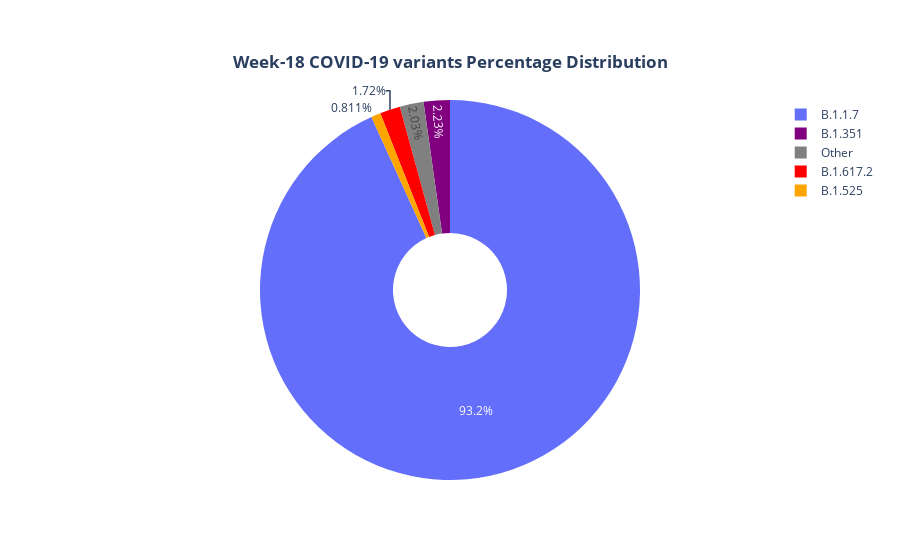

Notebook code cell kept with this figure:
### Markdown cell above
### Pie chart to visualize COVID-19 variants distribution by week 18

We can see from the figure that delta variant was not prominent in the first 18 weeks of this year

### Code cell
pie_vis1 = go.Pie(values=top5_week18_variant_germany_grp['percent_variant'].values,
                labels=top5_week18_variant_germany_grp['variant'].values,
                hole=0.3
               )
 

layout = go.Layout(title={        
        'text': "<b>Week-18 COVID-19 variants Percentage Distribution</b>",
        'y':0.9,
        'x':0.5,
        'xanchor': 'center',
        'yanchor': 'top'})

fig = go.Figure(data=[pie_vis1], layout=layout)
fig.update_traces(marker=dict(colors=['light_blue', 'purple', 'grey','red','orange']))
py.iplot(fig)

### Figure 1 — Plotly figure (JSON) as saved in the notebook; plotly's stock layout.template omitted (floating-point values rounded to 4 significant figures)
{"data": [{"hole": 0.3, "labels": ["B.1.1.7", "B.1.351", "Other", "B.1.617.2", "B.1.525"], "marker": {"colors": ["light_blue", "purple", "grey", "red", "orange"]}, "type": "pie", "values": [92, 2.2, 2, 1.7, 0.8]}], "layout": {"title": {"text": "<b>Week-18 COVID-19 variants Percentage Distribution</b>", "x": 0.5, "xanchor": "center", "y": 0.9, "yanchor": "top"}}}
